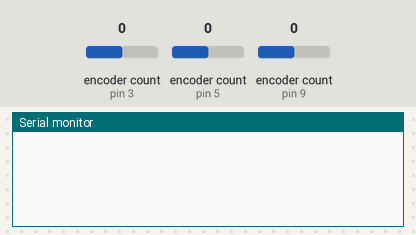
A sketch run on a simulated Arduino Uno, built with avr-gcc and run on an emulated ATmega328P. On the bench: the last lines printed to the serial monitor. The test bench sets the inputs (shaded band); at power-on: encoder count (sensors on pin 3, pin 5, pin 9) 0. EEPROM starts erased; no radio packets arrive unless stated.

Above: at 1.2 s.
1.3 s: encoder count (sensor on pin 3) set to 1
At 2.5 s:
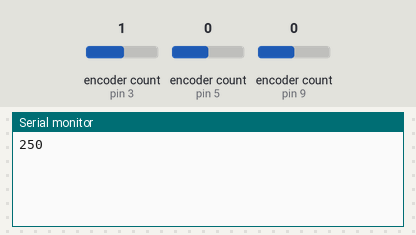
2.8 s: encoder count (sensor on pin 5) set to -1
At 3.9 s:
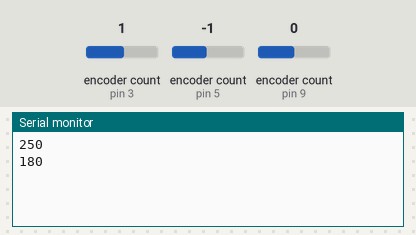
4.3 s: encoder count (sensor on pin 3) set to 2
At 5.1 s:
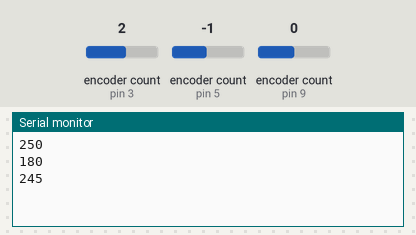
5.8 s: encoder count (sensor on pin 5) set to 0
At 6.3 s:
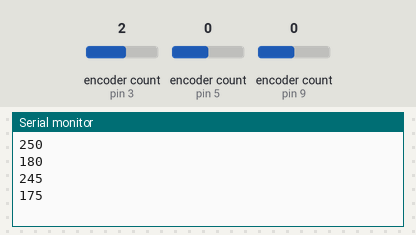
Timing chart, 0 to 8.3 s (numbered marks = the images above; inputs shaded):
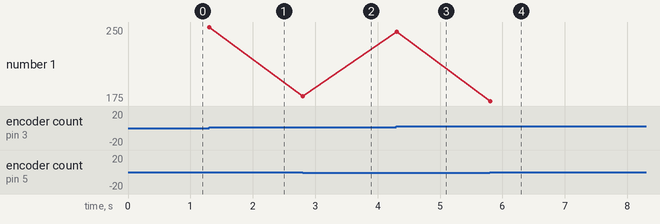

Measured:
- after the input at 1.3 s, the serial monitor: prints a new line at once (image 1)
- after the input at 2.8 s, the serial monitor: prints a new line at once (image 2)
- after the input at 4.3 s, the serial monitor: prints a new line at once (image 3)
- after the input at 5.8 s, the serial monitor: prints a new line at once (image 4)
- plotted number 1: 250 → 180 after the input at 2.8 s, 180 → 245 after the input at 4.3 s, 245 → 175 after the input at 5.8 s

The sketch:

TX.ino
```cpp
#include <Encoder.h>
#include <EEPROM.h>
#include <SPI.h>
#include <nRF24L01.h>
#include <RF24.h>

#define PIN_A_ENCODER1 3
#define PIN_B_ENCODER1 4
#define PIN_BUTTON1    2
#define PIN_A_ENCODER2 5
#define PIN_B_ENCODER2 6
#define PIN_A_ENCODER3 9
#define PIN_B_ENCODER3 10


Encoder Encoder1(PIN_A_ENCODER1, PIN_B_ENCODER1);
Encoder Encoder2(PIN_A_ENCODER2, PIN_B_ENCODER2);
Encoder Encoder3(PIN_A_ENCODER3, PIN_B_ENCODER3);

int v = 5;


int letturaPrecedente1 = 0;
int letturaPrecedente2 = 0;
int letturaPrecedente3 = 0;


RF24 wireless(7, 8);
const byte address[6] = "00001";

int q[3];


void ENCODER1() {
  int n1 = Encoder1.read();
  if (letturaPrecedente1 != n1 ) {
    if (letturaPrecedente1 < n1 ) {
      q[0] = q[0] - v;
      if (q[0] <= 0) {
        q[0] = 0;
      }
      Serial.println(q[0]);
    } else {
      q[0] = q[0] + v;
      if (q[0] >= 180) {
        q[0] = 180;
      }
      Serial.println(q[0]);
    }

    letturaPrecedente1 = n1;
  }
}

void ENCODER2() {
  int n2 = Encoder2.read();
  if (letturaPrecedente2 != n2 ) {
    if (letturaPrecedente2 < n2 ) {
      q[1] = q[1] - v;
      if (q[1] <= 0) {
        q[1] = 0;
      }
      Serial.println(q[1]);
    } else {
      q[1] = q[1] + v;
      if (q[1] >= 180) {
        q[1] = 180;
      }
      Serial.println(q[1]);
    }

    letturaPrecedente2 = n2;
  }
}


void ENCODER3() {
 int n3 = Encoder3.read();
  if (letturaPrecedente3 != n3 ) {
    if (letturaPrecedente3 < n3 ) {
      q[2] = q[2] - v;
      if (q[2] <= 0) {
        q[2] = 0;
      }
      Serial.println(q[2]);
    } else {
      q[2] = q[2] + v;
      if (q[2] >= 180) {
        q[2] = 180;
      }
      Serial.println(q[2]);
    }

    letturaPrecedente3 = n3;
  }
}


void INVIO() {
  wireless.write(&q, sizeof(q));
  delay(1);
}


void VELOCITA() {
  if (PIN_BUTTON1) {
    v = v * 2;
    if (v > 180) {
      v = 1;
    }
  }
}


void setup() {
  pinMode (PIN_BUTTON1, INPUT);


  for (int i = 0; i < 3; i++) {
    q[i] = EEPROM.read(i);
  }
  pinMode (PIN_A_ENCODER1, INPUT);
  pinMode (PIN_B_ENCODER1, INPUT);
  pinMode (PIN_A_ENCODER2, INPUT);
  pinMode (PIN_B_ENCODER2, INPUT);
  pinMode (PIN_A_ENCODER3, INPUT);
  pinMode (PIN_B_ENCODER3, INPUT);
  Serial.begin(250000);
  wireless.begin();
  wireless.setChannel(110);
  wireless.stopListening();
  wireless.openWritingPipe(address);
  wireless.setPALevel(RF24_PA_HIGH);
  wireless.stopListening();
}

void loop() {

  ENCODER1();
  ENCODER2();
  ENCODER3();
  INVIO();

  for (int i = 0; i < 3; i++) {
    EEPROM.write(i, q[i]);
  }

}
```
